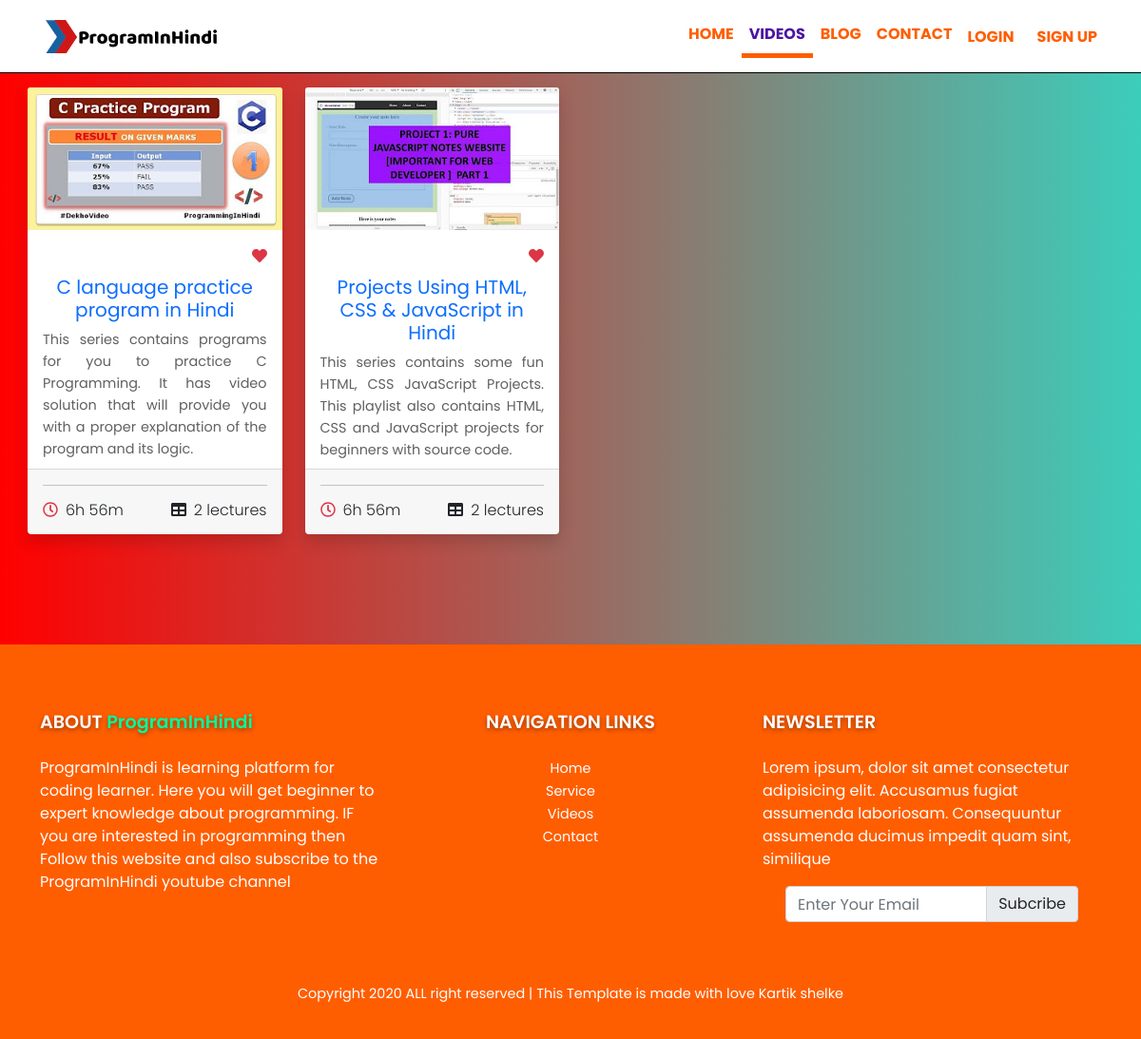
Page /courses/ on the committed database.
### course/models.py (models this page shows, shortened)
class Course(models.Model):
    sno = models.AutoField(primary_key=True)
    title = models.CharField(max_length=500)
    slug = models.SlugField(max_length=200)
    postTag = TaggableManager()
    desc = models.TextField()
    image = models.ImageField(upload_to="static/img/videosLogo")
    date_time = models.DateTimeField(auto_now_add=True,blank=True)

### course/views.py (the view)
# urls.py: path('',views.allCourse,name='allCourse'),
def allCourse(request):
    allCourse = Course.objects.all()
    context = {'allCourse' : allCourse}
    return render(request, 'course/allCourse.html', context)

### templates/course/allCourse.html (shortened to what this page needs)
{% extends "base.html" %}
{% load static %}
{% block style %}
<link rel="stylesheet" href="{% static 'css/style.css' %}" !important>
<link rel="stylesheet" href="{% static 'css/navbar.css' %}" !important>
<link rel="stylesheet" href="{% static 'css/videos.css' %}" !important>
<link rel="stylesheet" href="{% static 'css/footer.css' %}" !important>
{% endblock %}
{% block videoActive %}active{% endblock videoActive %}
{% block topHeaderDiv %}<div class="header" id="topHeader">{% endblock topHeaderDiv %}
{% block content %}
</div>
<div class="container-fluid tab-content course-conteiner" id="course-pills-tabContent">
        <div class="row g-4">
            {% for course in allCourse  %}
             <div class="col-sm-6 col-lg-4 col-xl-3 my-3">
                <div class="card shadow h-100">
                    <img src="/{{course.image}}" class="card-img-top" alt="course image">
                    <div class="card-body pb-0">
                        <div class="d-flex justify-content-between mb-2">
                            <a href="" class="badge bg-purple bg-opacity-10 text-purple">All level</a>
                            <a href="" class="text-danger"><i class="fas fa-heart"></i></a>
                        </div>
                        <h5 class="card-title fw-normal"><a href="{{course.slug}}">{{course.title}}</a></h5>
                        <p class="mb-2 para">{{course.desc}}</p>
                    </div>
                    <div class="card-footer pt-0 pb-3">
                        <hr>
                        <div class="d-flex justify-content-between mt-2">
                            <span class="h6 fw-light mb-0"><i class="far fa-clock text-danger me-2"></i>6h 56m</span>
                            <span class="h6 fw-light mb-0"><i class="fas fa-table text-orange me-2"></i>{{allCourse.count}} lectures</span>
                        </div>
                    </div>
                </div>
            </div>
            {% endfor %}
        </div>
</div>
{% endblock %}

### templates/base.html (shortened to what this page needs)
<!doctype html>
<html lang="en">
<head>
    <link rel="stylesheet" href="https://cdnjs.cloudflare.com/ajax/libs/font-awesome/5.14.0/css/all.min.css"
 />
    <link rel="stylesheet" href="https://stackpath.bootstrapcdn.com/bootstrap/4.5.0/css/bootstrap.min.css"
>
        <link href="https://cdn.jsdelivr.net/npm/bootstrap@5.1.3/dist/css/bootstrap.min.css" rel="stylesheet"
        !important>
    {% block style %}{% endblock %}
</head>
<body>
 {% block topHeaderDiv %}{% endblock topHeaderDiv %}
        <nav class="navbar navbar-expand-lg text-uppercase fixed-top">
            {% if user.is_authenticated %}
            <div class="container-fluid text-uppercase p-2">
            {% else %}
            <div class="container text-uppercase p-2">
            {% endif %}
                <a class="navbar-brand font-weight-bold text-white" href="/"><img src="../static/img/ProgramInHindi.png"
                        alt="logo"></a>
                <div class="collapse navbar-collapse" id="navbarSupportedContent">
                    <ul class="navbar-nav ml-auto text-center">
                        <li class="nav-item">
                            <a class="nav-link {% block homeActive %}{% endblock homeActive %}" href="/">Home</a>
                        </li>
                        <li class="nav-item">
                            <a class="nav-link {% block videoActive %}{% endblock videoActive %}" href="/courses">Videos</a>
                        </li>
                        <li class="nav-item">
                            <a class="nav-link {% block blogActive %}{% endblock blogActive %}" href="/blog">Blog</a>
                        </li>
                        <li class="nav-item">
                            <a class="nav-link {% block contactActive %}{% endblock contactActive %}" href="/contact">Contact</a>
                        </li>
                        {% if user.is_authenticated %}
                        <ul class="navbar-nav m-auto text-center d-flex flex-row">
                            <span class="user_name_show m-auto">Welcom {{user.first_name}}</span>
                            <li class="nav-item ml-1">
                                <a class="nav-link" id="logout_btn" href="">Logout</a>
                            </li>
                        </ul>
                        {% else %}
                        <ul class="navbar-nav m-auto text-center d-flex flex-row">
                            <li class="nav-item mr-1">
                                <a class="nav-link {% block loginActive %}{% endblock loginActive %}" href="/login">Login</a>
                            </li>
                            <li class="nav-item ml-1">
                                <a class="nav-link {% block singupActive %}{% endblock singupActive %}" href="/signup">Sign Up</a>
                            </li>
                        </ul>
                        {% endif %}
                    </ul>
                </div>
            </div>
        </nav>
    {% block content %}{% endblock %}
    <footer class="footerSection" id="footer">
        <div class="container">
            <div class="row">
                <div class="col-lg-4 col-md-6 col-12 footer-div">
                    <div class="">
                        <h3>About <span>ProgramInHindi</span></h3>
                        <p>ProgramInHindi is learning platform for coding learner. Here you will get beginner to expert
                            knowledge about programming.
                            IF you are interested in programming then Follow this website and also subscribe to the
                            ProgramInHindi youtube channel</p>
                    </div>
                </div>
                <div class="col-lg-4 col-md-6 col-12 footer-div text-center">
                    <div class="">
                        <h3>Navigation links</h3>
                        <li><a href="/">Home</a></li>
                        <li><a href="/#service">Service</a></li>
                        <li><a href="/courses">videos</a></li>
                        <li><a href="/contact">contact</a></li>
                    </div>
                </div>
                <div class="col-lg-4 col-md-12 col-12 footer-div">
                    <div class="">
                        <h3>Newsletter</h3>
                        <p>Lorem ipsum, dolor sit amet consectetur adipisicing elit. Accusamus fugiat assumenda
                            laboriosam. Consequuntur assumenda ducimus impedit quam sint, similique</p>
                        <div class="container news-letter-main">
                            <div class="row">
                                <div class="col-lg-12 col-12">
                                    <div class="input-group mb-3">
                                        <input type="text" class="form-control news-input"
                                            placeholder="Enter Your Email">
                                        <div class="input-group-append">
                                            <span class="input-group-text" id="basic-addon2">Subcribe</span>
                                        </div>
                                    </div>
                                </div>
                            </div>
                        </div>
                    </div>
                </div>
            </div>
            <div class="mt-5 text-center">
                <p class="para text-center">Copyright 2020 ALL right reserved | This Template is made with love Kartik
                    shelke
                </p>
            </div>
        </div>
    </footer>
</body>
</html>

### static/css/style.css (style rules this page uses)
html { scroll-behavior: smooth; }
* { margin: 0px; padding: 0px; box-sizing: border-box; font-family: "Poppins", sans-serif; }
li { list-style: none; }
a { text-decoration: none; }
.para { font-size: 0.9rem;line-height: 1.6;font-weight: 400;color: #606060;text-align: justify; }

### static/css/navbar.css (style rules this page uses)
.navbar::before { content: ""; position: absolute; border-bottom: 1px solid black; top: 0%; bottom: 0%; left: 0; right: 0; z-index: -1; background: #ffffff; }
.nav-item a { color: #ff5e00; font-weight: bold; width: max-content; margin: auto; font-family: "Poppins", sans-serif !important; }
.active { border-bottom: 5px solid #ff5e00; color: #4c14a3 !important; }

### static/css/videos.css (style rules this page uses)
body { background: linear-gradient(to left, red 0%, #3ccdbb 0%, red 100%) !important; }
.course-conteiner { height: auto; margin: 100px auto; padding: 0px 29px; text-align: center; }
.card { border: none; }

### static/css/footer.css (style rules this page uses)
.footerSection { width: 100%; height: auto; padding: 70px 0px 20px 0px; background: #ff5e00; position: relative; }
.footerSection p { color: #fff; }
.footerSection li a { font-size: 0.9rem; line-height: 1.6; font-weight: 400; color: #fff; text-transform: capitalize; }
.footerSection li { list-style: none; }
.footerSection h3 { text-transform: uppercase; color: #fff; margin-bottom: 25px; font-size: 1.2rem; font-weight: 600; text-shadow: 0 2px 5px rgba(0,0,0,0.4); }
.footerSection h3 span { text-transform: none; color: #00fa9a; }

### rows in the picture
Course: image (picture), title "C language practice program in Hindi", desc "This series contains programs for you to practice C Programming. It has video solution that will provide you with a proper explanation of the program and its logic.", count "2"
Course: image (picture), title "Projects Using HTML, CSS & JavaScript in Hindi", desc "This series contains some fun HTML, CSS JavaScript Projects. This playlist also contains HTML, CSS and JavaScript projects for beginners with source code.", count "2"
